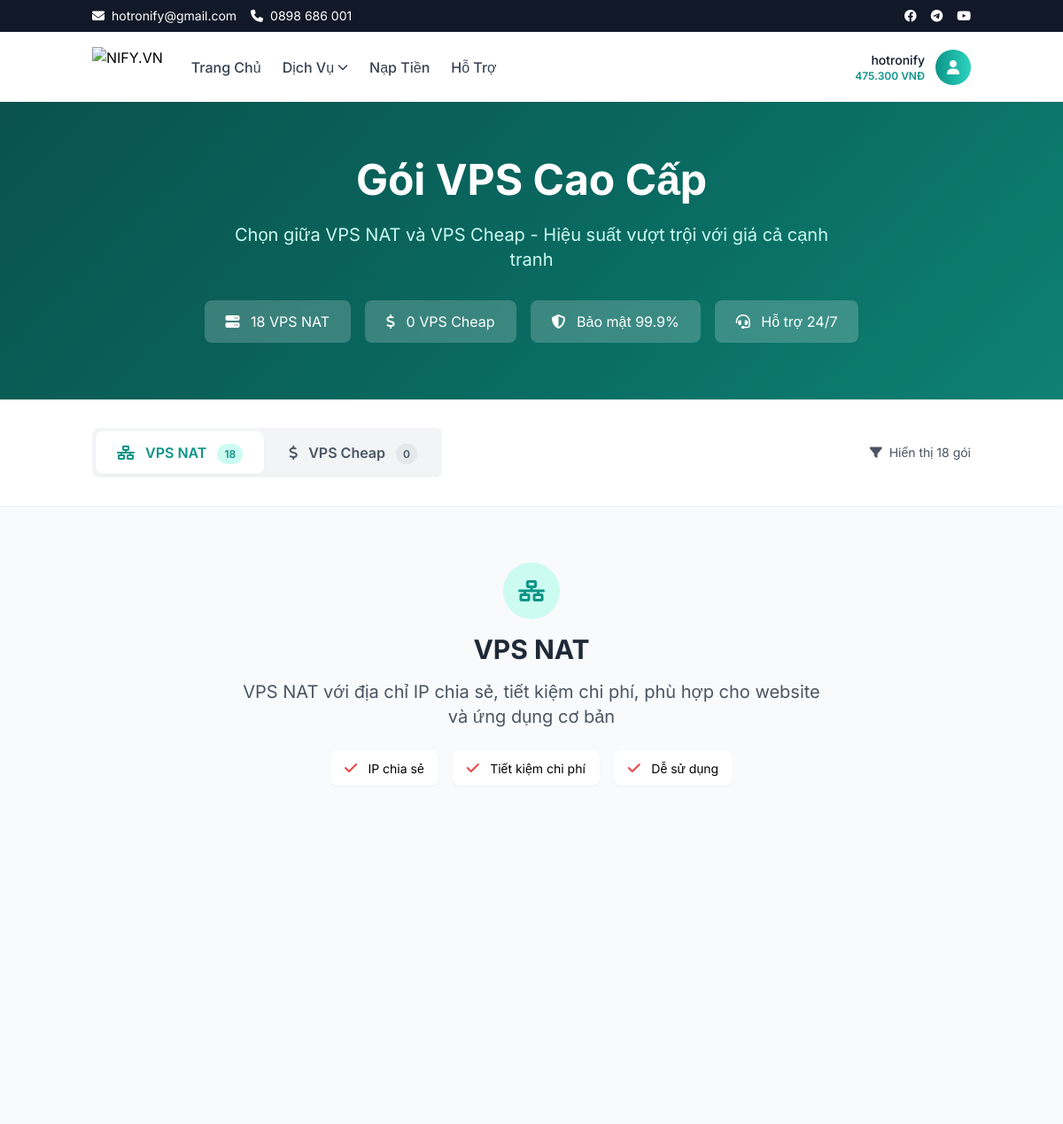
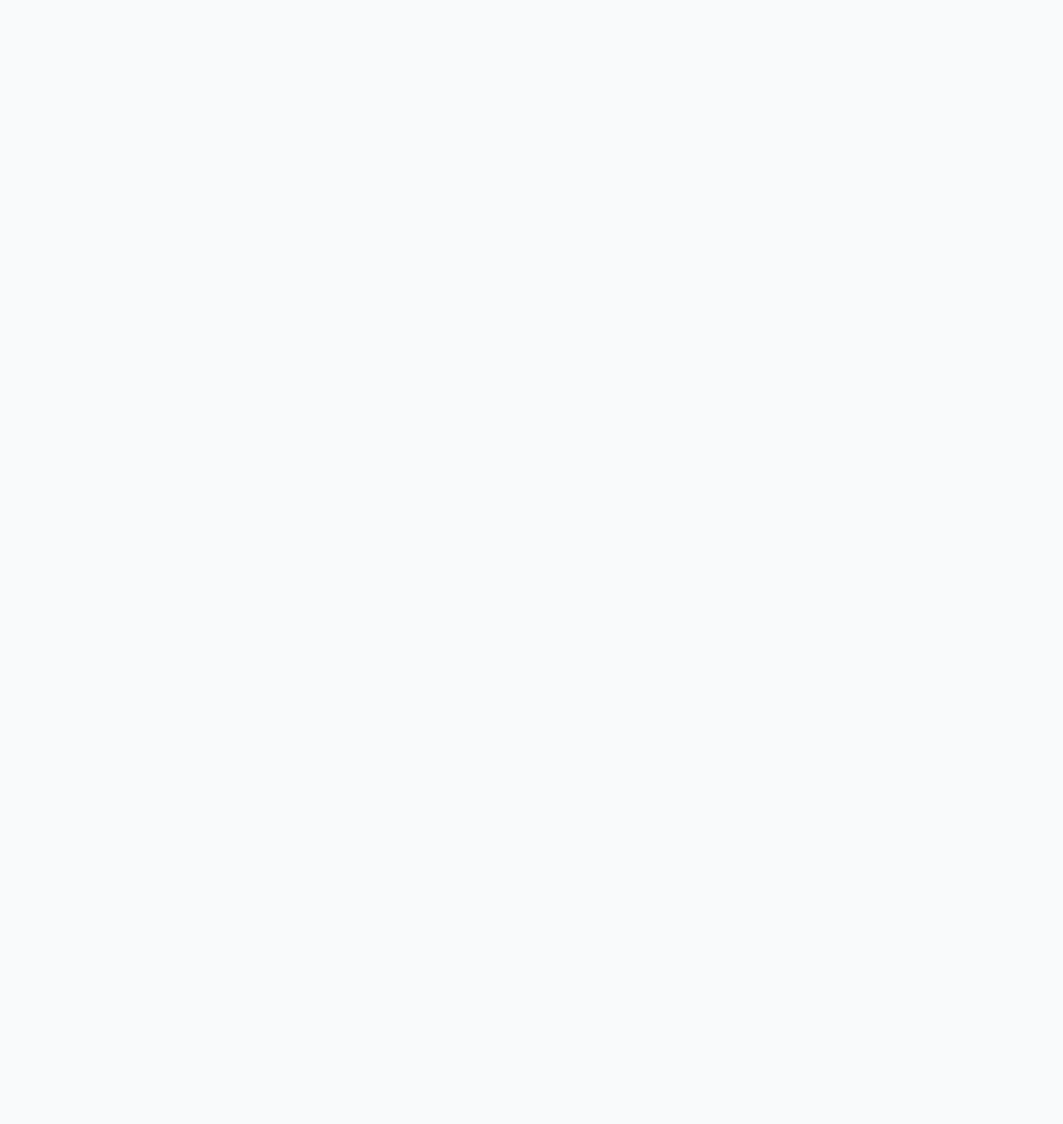
The page /packages.php (signed in, upper part) on the database as committed earlier (2 pictures, top to bottom).
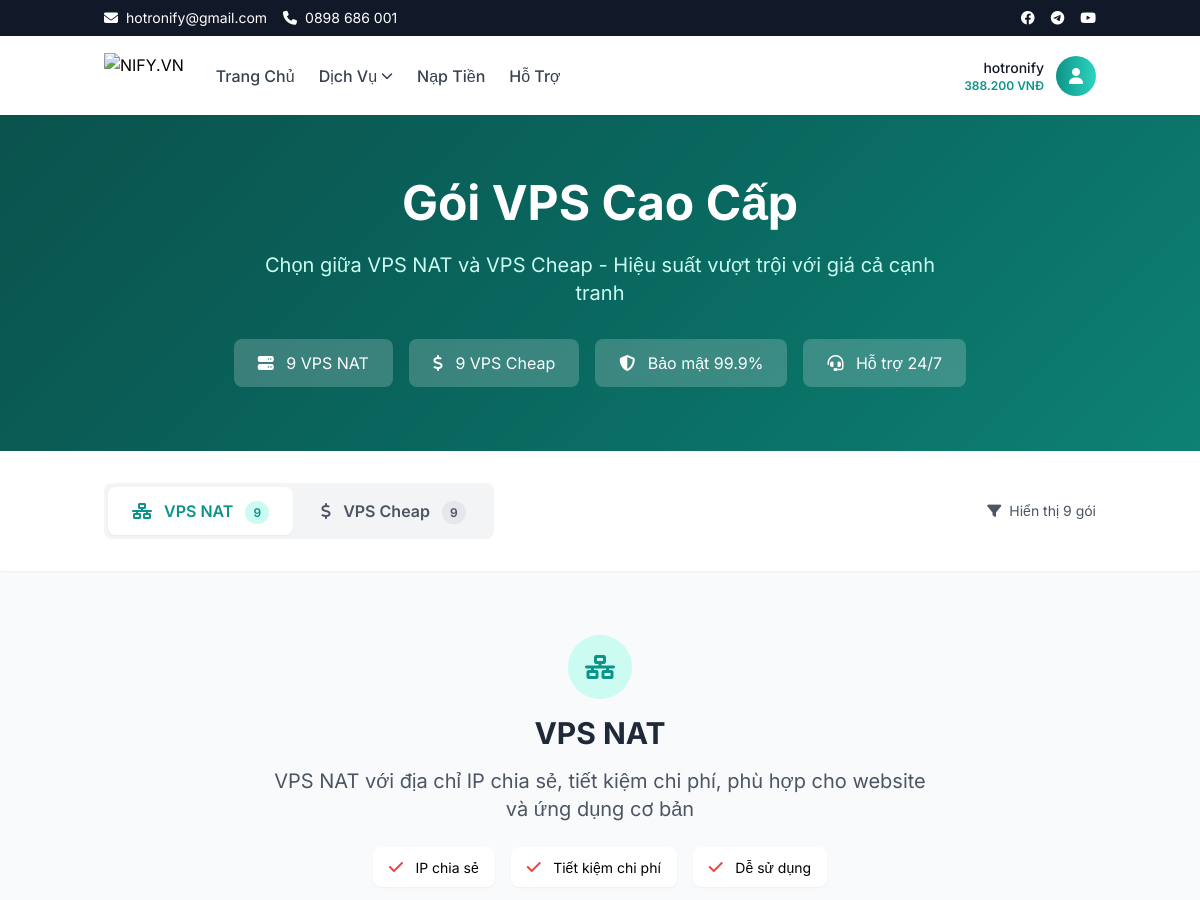
The same page on the database as committed later.
### tables this page shows
CREATE TABLE `users` (
  `id` int(11) NOT NULL,
  `username` varchar(50) NOT NULL,
  `email` varchar(100) NOT NULL,
  `password` varchar(255) NOT NULL,
  `full_name` varchar(100) DEFAULT NULL,
  `phone` varchar(20) DEFAULT NULL,
  `balance` decimal(10,2) DEFAULT 0.00,
  `role` enum('user','admin') DEFAULT 'user',
  `status` enum('active','inactive') DEFAULT 'active',
  `created_at` timestamp NULL DEFAULT current_timestamp(),
  `updated_at` timestamp NULL DEFAULT current_timestamp() ON UPDATE current_timestamp()
);

### includes/functions.php (called while the page is built, shortened)
<?php
require_once $_SERVER['DOCUMENT_ROOT'].'/database.php';
function sanitizeInt($input) {
    return (int) filter_var($input, FILTER_SANITIZE_NUMBER_INT);
}
function fetchVpsPackages() {
    $sql = "SELECT * FROM vps_packages WHERE status = 'active' ORDER BY selling_price ASC";
    return fetchAll($sql);
}
function getUser($id) {
    $sql = "SELECT * FROM users WHERE id = ?";
    return fetchOne($sql, [sanitizeInt($id)]);
}
function formatPrice($price) {
    return number_format((float)$price, 0, ',', '.') . ' VNĐ';
}
function isLoggedIn() {
    return isset($_SESSION['user_id']);
}
?>

### database.php (called while the page is built, shortened)
<?php
$servername = "139.99.44.189";
$username = "arownebv5xy_database";
$password = "arownebv5xy_database";
$dbname = "arownebv5xy_database";
$conn = new mysqli($servername, $username, $password, $dbname);
$conn->set_charset("utf8mb4");
function executeQuery($sql, $params = []) {
    global $conn;
    $stmt = $conn->prepare($sql);
    if (!empty($params)) {
        $types = str_repeat('s', count($params));
        $stmt->bind_param($types, ...$params);
    }
    $stmt->execute();
    return $stmt;
}
function fetchAll($sql, $params = []) {
    $stmt = executeQuery($sql, $params);
    $result = $stmt->get_result();
    return $result->fetch_all(MYSQLI_ASSOC);
}
function fetchOne($sql, $params = []) {
    $stmt = executeQuery($sql, $params);
    $result = $stmt->get_result();
    return $result->fetch_assoc();
}
?>

### packages.php (the view, shortened to what the changed rows need)
<?php
require_once 'database.php';
require_once 'includes/functions.php';
$nat_packages = array_filter(fetchVpsPackages(), function($pkg) {
    return ($pkg['category'] ?? 'nat') === 'nat';
});
$cheap_packages = array_filter(fetchVpsPackages(), function($pkg) {
    return ($pkg['category'] ?? 'nat') === 'cheap';
});
?>
<section class="gradient-secondary text-white py-16 relative overflow-hidden">
    <div class="container mx-auto px-4 relative z-10">
        <div class="text-center">
            <h1 class="text-4xl md:text-5xl font-bold mb-6">Gói VPS Cao Cấp</h1>
            <div class="flex flex-wrap justify-center gap-4">
                <div class="bg-white/20 backdrop-blur-sm rounded-lg px-6 py-3">
                    <i class="fas fa-server mr-2"></i>
                    <span><?= count($nat_packages) ?> VPS NAT</span>
                </div>
                <div class="bg-white/20 backdrop-blur-sm rounded-lg px-6 py-3">
                    <i class="fas fa-dollar-sign mr-2"></i>
                    <span><?= count($cheap_packages) ?> VPS Cheap</span>
                </div>
            </div>
        </div>
    </div>
</section>
<section class="py-8 bg-white sticky top-0 z-40 shadow-sm">
    <div class="container mx-auto px-4">
        <div class="flex flex-col sm:flex-row items-center justify-between">
            <div class="flex space-x-1 bg-gray-100 rounded-lg p-1 mb-4 sm:mb-0">
                <button onclick="switchCategory('nat')" id="natTab"
                        class="category-tab px-6 py-3 rounded-lg font-semibold smooth-transition bg-white text-teal-600 shadow-sm">
                    <i class="fas fa-network-wired mr-2"></i>
                    VPS NAT
                    <span class="ml-2 bg-teal-100 text-teal-600 px-2 py-1 rounded-full text-xs"><?= count($nat_packages) ?></span>
                </button>
                <button onclick="switchCategory('cheap')" id="cheapTab"
                        class="category-tab px-6 py-3 rounded-lg font-semibold smooth-transition text-gray-600 hover:text-gray-800">
                    <i class="fas fa-dollar-sign mr-2"></i>
                    VPS Cheap
                    <span class="ml-2 bg-gray-200 text-gray-600 px-2 py-1 rounded-full text-xs"><?= count($cheap_packages) ?></span>
                </button>
            </div>
            <div class="flex items-center space-x-4">
                <div class="text-sm text-gray-600">
                    <i class="fas fa-filter mr-1"></i>
                    <span id="resultCount">Hiển thị <?= count($nat_packages) ?> gói</span>
                </div>
            </div>
        </div>
    </div>
</section>
<section id="natSection" class="py-16 bg-gray-50">
    <div class="container mx-auto px-4">
        <div class="text-center mb-12">
            <h2 class="text-3xl font-bold text-gray-800 mb-4">VPS NAT</h2>
        </div>
    </div>
</section>
<?php
$content = ob_get_clean();
include 'includes/header.php';
?>

### includes/header.php (shortened to what the changed rows need)
<!DOCTYPE html>
<html lang="vi">
<head>
    <script src="https://cdn.tailwindcss.com"></script>
    <link rel="stylesheet" href="https://cdnjs.cloudflare.com/ajax/libs/font-awesome/6.4.0/css/all.min.css">
</head>
<body class="bg-gray-50">
    <header class="bg-white shadow-sm sticky top-0 z-40 glass-effect">
        <nav class="container mx-auto px-4 py-4">
            <div class="flex justify-between items-center">
                <div class="hidden lg:flex items-center space-x-4">
                    <?php if (isLoggedIn()):
                        $user = getUser($_SESSION['user_id']);
                    ?>
                        <div class="flex items-center space-x-3">
                            <div class="text-right">
                                <div class="text-sm font-medium text-gray-900"><?= $_SESSION['username'] ?></div>
                                <div class="text-xs text-teal-600 font-semibold"><?= formatPrice($user['balance']) ?></div>
                            </div>
                            <div class="relative group">
                                <button class="w-10 h-10 bg-gradient-to-r from-teal-600 to-teal-400 rounded-full flex items-center justify-center text-white hover-lift">
                                    <i class="fas fa-user"></i>
                                </button>
                            </div>
                        </div>
                    <?php endif; ?>
                </div>
            </div>
        </nav>
    </header>
    <main>
        <?= $content ?? '' ?>
    </main>
</body>
</html>

Rows that differ between the two databases and show on the page:
changed users: balance "475.300 VNĐ" → "388.200 VNĐ"
Other text that changed with them:
count($nat_packages): "18" → "9"
count($cheap_packages): "0" → "9"
